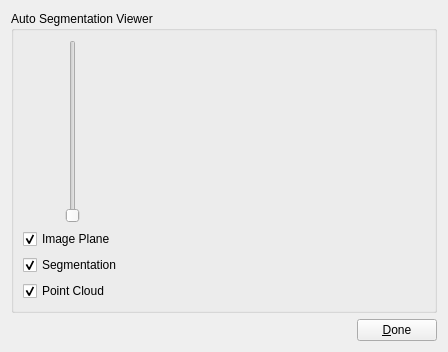
<?xml version="1.0" encoding="UTF-8"?>
<ui version="4.0">
 <class>AutoSegmentationWidget</class>
 <widget class="QWidget" name="AutoSegmentationWidget">
  <property name="geometry">
   <rect>
    <x>0</x>
    <y>0</y>
    <width>448</width>
    <height>352</height>
   </rect>
  </property>
  <property name="windowTitle">
   <string>Form</string>
  </property>
  <layout class="QVBoxLayout" name="verticalLayout">
   <item>
    <widget class="QGroupBox" name="groupBox">
     <property name="sizePolicy">
      <sizepolicy hsizetype="Preferred" vsizetype="Expanding">
       <horstretch>0</horstretch>
       <verstretch>0</verstretch>
      </sizepolicy>
     </property>
     <property name="title">
      <string>Auto Segmentation Viewer</string>
     </property>
     <layout class="QGridLayout" name="gridLayout">
      <item row="0" column="0">
       <layout class="QVBoxLayout" name="verticalLayout_3">
        <item>
         <layout class="QHBoxLayout" name="horizontalLayout_2">
          <item>
           <spacer name="horizontalSpacer_2">
            <property name="orientation">
             <enum>Qt::Horizontal</enum>
            </property>
            <property name="sizeHint" stdset="0">
             <size>
              <width>40</width>
              <height>20</height>
             </size>
            </property>
           </spacer>
          </item>
          <item>
           <widget class="QSlider" name="isoValueSlider">
            <property name="maximum">
             <number>99</number>
            </property>
            <property name="orientation">
             <enum>Qt::Vertical</enum>
            </property>
           </widget>
          </item>
          <item>
           <spacer name="horizontalSpacer_3">
            <property name="orientation">
             <enum>Qt::Horizontal</enum>
            </property>
            <property name="sizeHint" stdset="0">
             <size>
              <width>40</width>
              <height>20</height>
             </size>
            </property>
           </spacer>
          </item>
         </layout>
        </item>
        <item>
         <layout class="QVBoxLayout" name="verticalLayout_2">
          <item>
           <widget class="QCheckBox" name="imagePlaneCheckBox">
            <property name="text">
             <string>Image Plane</string>
            </property>
            <property name="checked">
             <bool>true</bool>
            </property>
           </widget>
          </item>
          <item>
           <widget class="QCheckBox" name="segmentationCheckBox">
            <property name="text">
             <string>Segmentation</string>
            </property>
            <property name="checked">
             <bool>true</bool>
            </property>
           </widget>
          </item>
          <item>
           <widget class="QCheckBox" name="pointCloudCheckBox">
            <property name="text">
             <string>Point Cloud</string>
            </property>
            <property name="checked">
             <bool>true</bool>
            </property>
           </widget>
          </item>
         </layout>
        </item>
       </layout>
      </item>
      <item row="0" column="1">
       <widget class="ZincScene" name="zincSceneViewer" native="true">
        <property name="sizePolicy">
         <sizepolicy hsizetype="Expanding" vsizetype="Expanding">
          <horstretch>1</horstretch>
          <verstretch>1</verstretch>
         </sizepolicy>
        </property>
       </widget>
      </item>
     </layout>
    </widget>
   </item>
   <item>
    <layout class="QHBoxLayout" name="horizontalLayout">
     <item>
      <spacer name="horizontalSpacer">
       <property name="orientation">
        <enum>Qt::Horizontal</enum>
       </property>
       <property name="sizeHint" stdset="0">
        <size>
         <width>40</width>
         <height>20</height>
        </size>
       </property>
      </spacer>
     </item>
     <item>
      <widget class="QPushButton" name="doneButton">
       <property name="text">
        <string>&amp;Done</string>
       </property>
      </widget>
     </item>
    </layout>
   </item>
  </layout>
 </widget>
 <customwidgets>
  <customwidget>
   <class>ZincScene</class>
   <extends>QWidget</extends>
   <header>mapclientplugins/autosegmentationstep/widgets/zinc_scene.h</header>
   <container>1</container>
  </customwidget>
 </customwidgets>
 <resources/>
 <connections/>
</ui>
